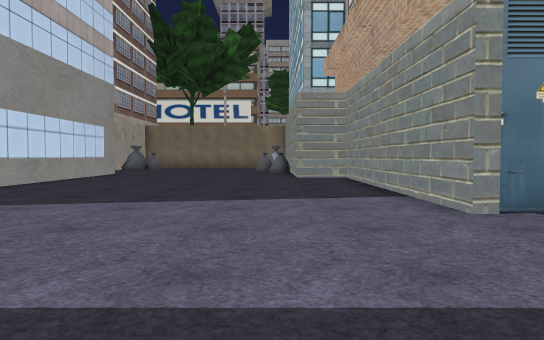
View 1 (above)

13 first-person views from a walk through a 3-D level made in the Unity game engine. The camera is 1.2 m above the floor, tilts 2° down and sees 70° across. The floor is counted in squares, 2 m on a side. Each view is taken from the middle of a square. On the plan, view 1 faces up. The plan holds only what a view shows up to about 11 squares ahead; the rest is blank. The place goes on beyond the plan. The player is left out. Some animated figures are not drawn. Some surface patterns are stand-ins.

View 2
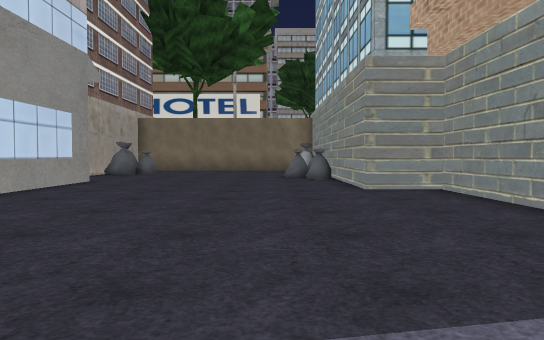

View 3
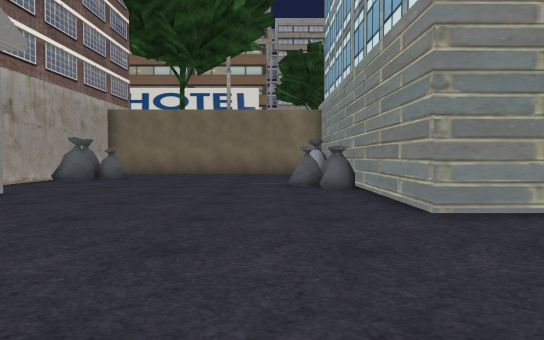

View 4
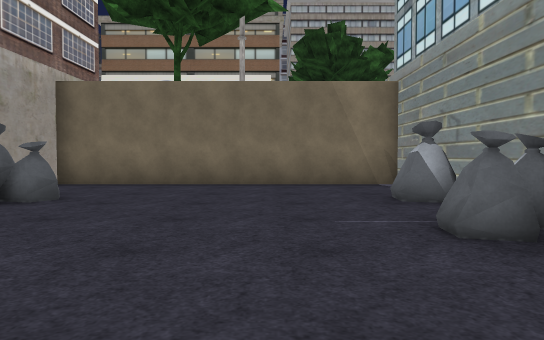

View 5
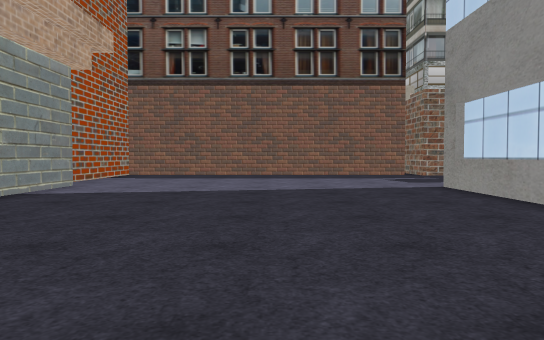

View 6
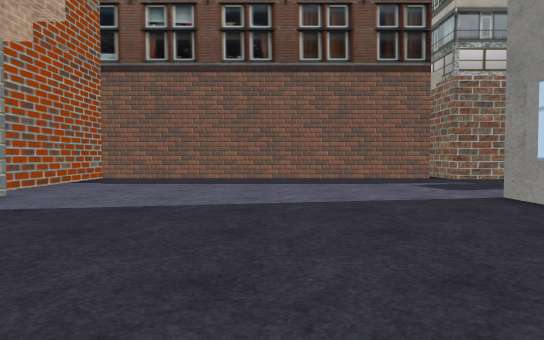

View 7
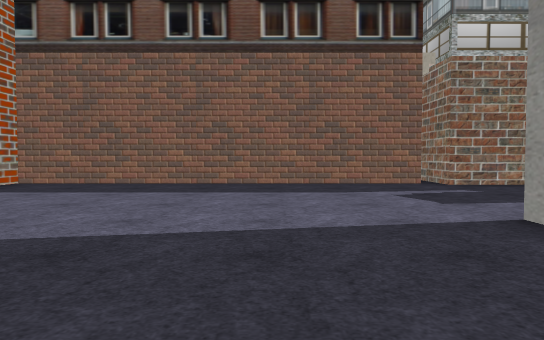

View 8
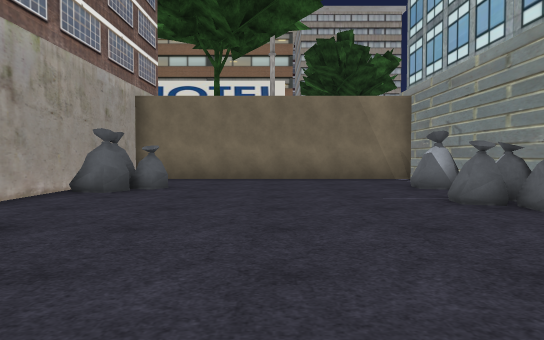

View 9
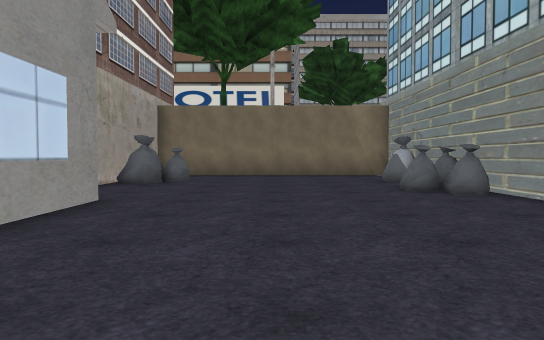

View 10
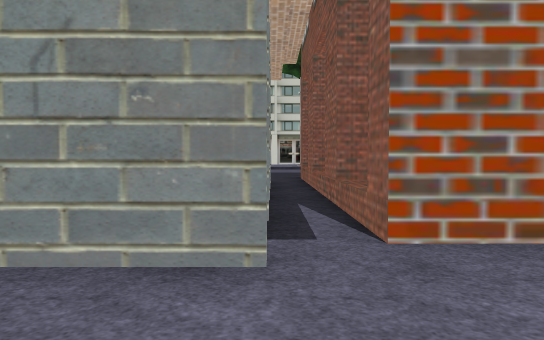

View 11
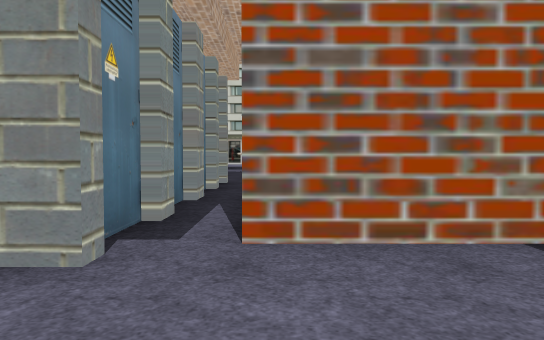

View 12
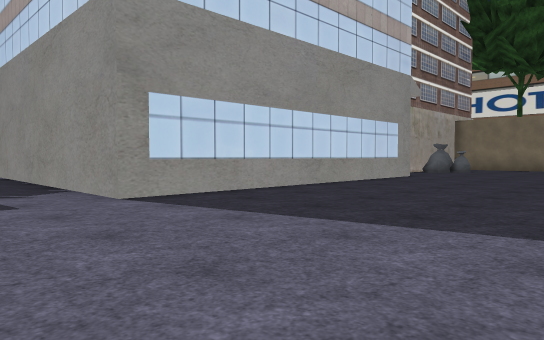

View 13
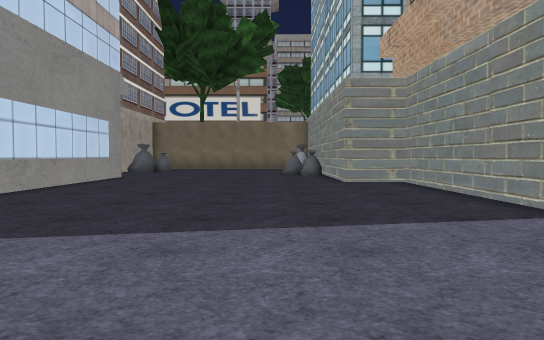

### Floor plan
Points are (right, up) in squares from view 1. A wall is a line through its corners. A room is listed if a view was taken in it or the views show most of it. See-through windows are left out.
Room 1 (views 1, 2, 3, 4, 5, 6, 7, 8, 9, 10, 11, 12, 13)
walls: (-5.4, 13.4) (-5.4, 4.2) (-7.5, 4.2); (0.1, 14.2) (0.1, 14.8); (0.4, 14.1) (-0.1, 14.3); (0.4, 14.5) (-0.5, 14.8) (-0.5, 15.3); (0.4, 15.2) (0, 15.5); (2.1, 4) (2.1, 11.1) (0.7, 11.1) (0.7, 20.4) (-6.6, 20.4) (-6.6, 15.1); (-5.4, 16.8) (-5.7, 16.4) (-6.4, 16.7); (-5.5, 16.9) (-5.7, 16.4); (-5, 17.4) (-5.2, 17) (-5.7, 17.2); (0.3, 17) (-0.1, 17.1) (-0.1, 17.8); (-5, 17.5) (-5.3, 17.1); (-6.4, -0.6) (2.6, -0.6) (2.6, 3.2); (-7.5, -0.2) (-6.6, -0.2) (-6.6, -1.9)
low walls: (0.4, 14.1) (-0.1, 14.3) (-0.1, 14.9); (-5.7, 16.4) (-6.4, 16.6); (-0.4, 17.2) (-0.3, 17.8)
ways out: opening at (-6, 20)

Where each view was taken, in squares from view 1:
view 1: 0 up, 0 right, facing up
view 2: 4 up, 1 left, facing up
view 3: 7 up, 1 left, facing up
view 4: 12 up, 2 left, facing up
view 5: 12 up, 2 left, facing down
view 6: 10 up, 2 left, facing down
view 7: 8 up, 3 left, facing down
view 8: 10 up, 3 left, facing up
view 9: 8 up, 3 left, facing up
view 10: 4 up, 0 right, facing right
view 11: 3 up, 0 right, facing right
view 12: 2 up, 0 right, facing up-left
view 13: 2 up, 1 left, facing up
